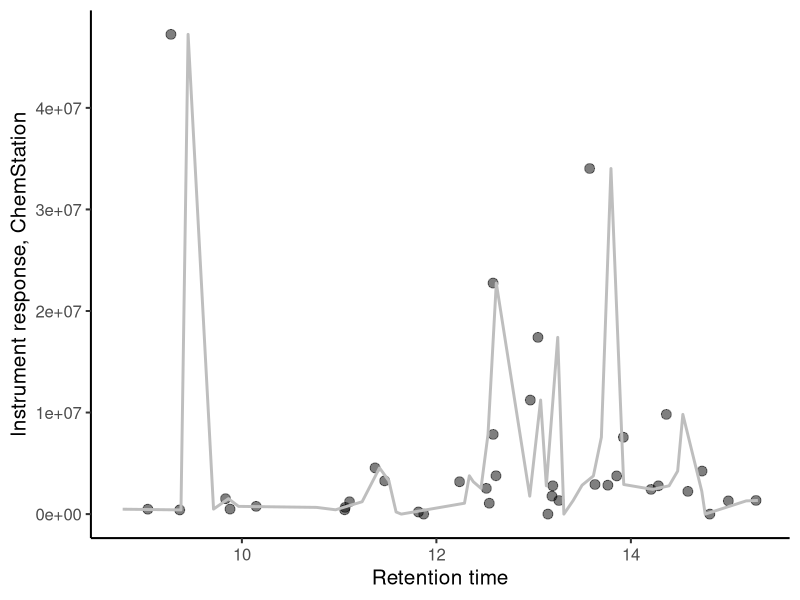
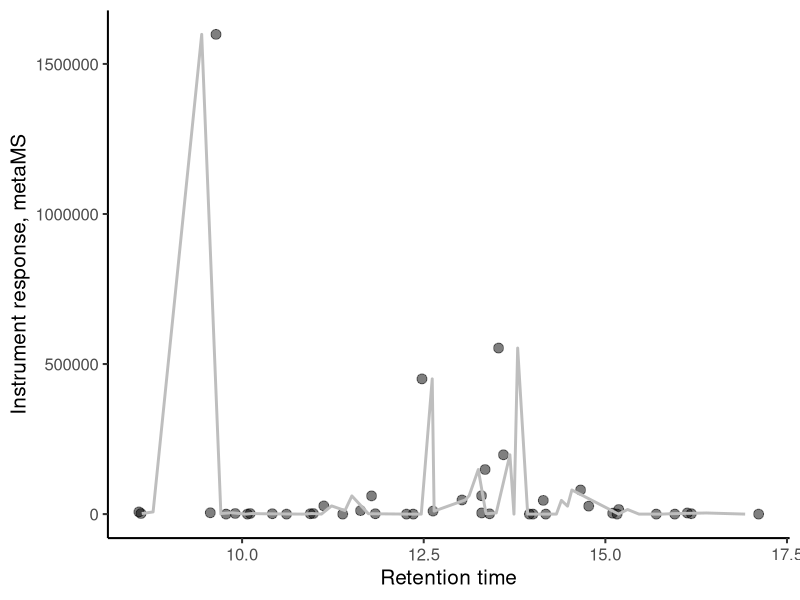
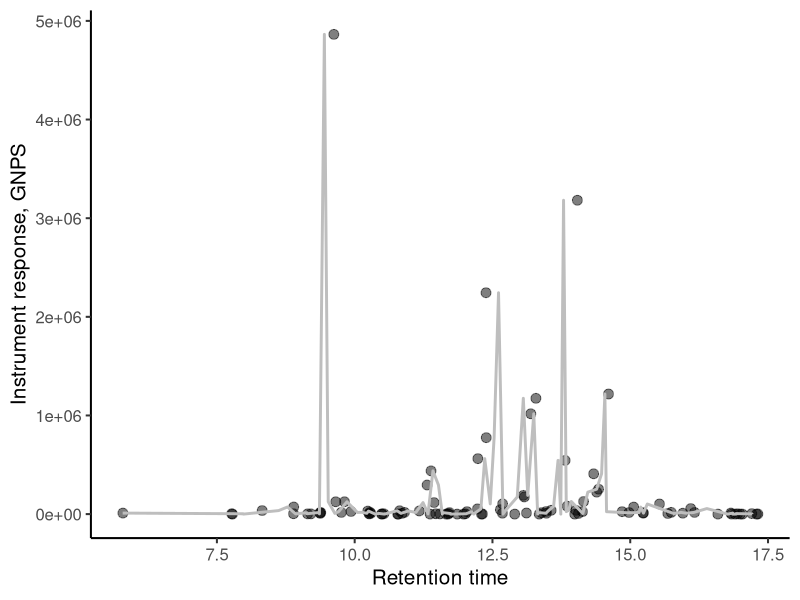
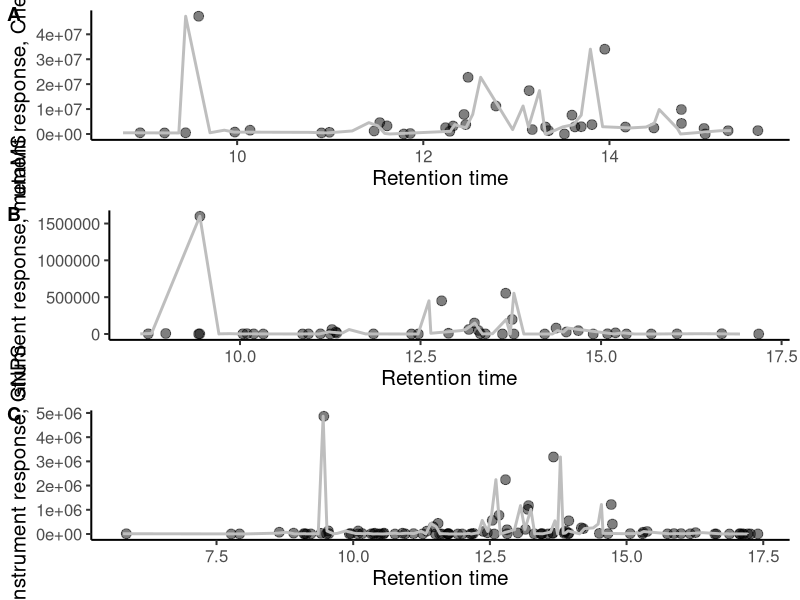

Recreate these plots in R, in order.
rm(list=ls())

library(dplyr)
library(ggplot2)
library(ggpubr)

data <- read.csv("samplecomparison.csv")
head(data)

ChemStation <- data %>% filter(Sofware.tool %in% c("ChemStation/GCalignR")) # 38
metaMS <- data %>% filter(Sofware.tool %in% c("metaMS")) # 42
GNPS <- data %>% filter(Sofware.tool %in% c("GNPS")) # 97

ChemStation <- ggplot(ChemStation, aes(x = RT, y = area)) + 
  theme_classic(base_size = 15) +
  geom_jitter(width = 0.3, size = 3, alpha = 0.5) +
  geom_line(color = "grey",size = 1) +
  ylab ("Instrument response, ChemStation") +
  xlab ("Retention time") 

ChemStation

metaMS <- ggplot(metaMS, aes(x = RT, y = area)) + 
  theme_classic(base_size = 15) +
  geom_jitter(width = 0.3, size = 3, alpha = 0.5) +
  geom_line(color = "grey",size = 1) +
  ylab ("Instrument response, metaMS") +
  xlab ("Retention time") 

metaMS

GNPS <- ggplot(GNPS, aes(x = RT, y = area)) + 
  theme_classic(base_size = 15) +
  geom_jitter(width = 0.3, size = 3, alpha = 0.5) +
  geom_line(color = "grey",size = 1) +
  ylab ("Instrument response, GNPS") +
  xlab ("Retention time") 

GNPS

chromatograms <- ggarrange(ChemStation,
                           metaMS,
                           GNPS,
                           labels = c("A", "B", "C"),
                           ncol = 1, nrow = 3) 

chromatograms

ggsave(file="chromatograms.jpg", 
       plot= chromatograms,
       width=7,height=15,units="in",dpi=300)
